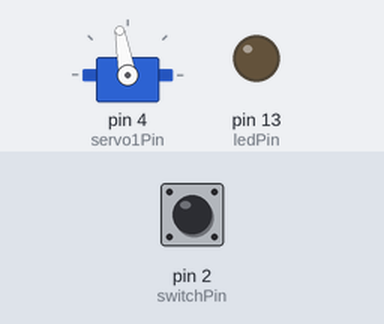
A sketch run on a simulated Arduino Uno, built with avr-gcc and run on an emulated ATmega328P. On the bench: servo, output pins drawn as LEDs (lit = HIGH). The inputs (shaded band) are chosen by the test bench; at power-on: pin 2 (switchPin) HIGH.

Above: at 4.7 s.
4.8 s: pin 2 (switchPin) pulled LOW for 0.15 s
At 7.1 s:
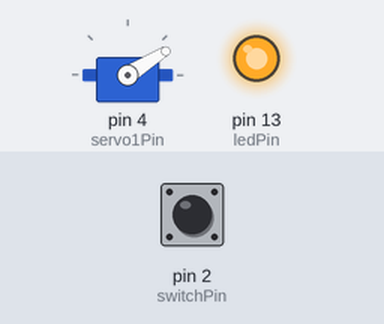
7.8 s: pin 2 (switchPin) pulled LOW for 3.2 s
At 11.7 s:
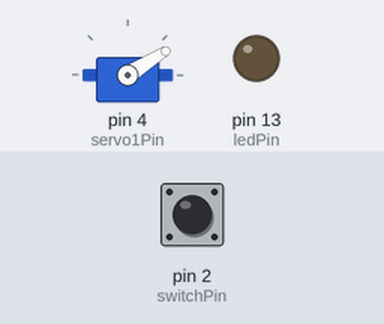
12.5 s: pin 2 (switchPin) pulled LOW for 1 s
At 13.0 s:
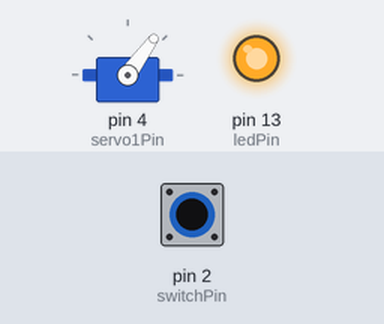
Timing chart, 0 to 21.5 s (numbered marks = the images above; inputs shaded):
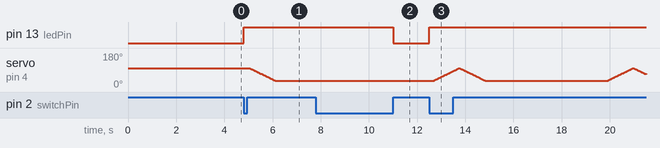

Measured:
- after the input at 4.8 s, pin 13 (ledPin): LOW → HIGH at once; servo on pin 4 (servo1Pin): moves from 100° to 32° over 1.1 s, starting after 0.25 s
- after the input at 7.8 s, pin 13 (ledPin): HIGH → LOW after 3.2 s; servo on pin 4 (servo1Pin): stays 32° (without the input it goes to 34° after 3.4 s)

The sketch:

single_pellet_rat.ino
```cpp
/*
    This program is a server for training rats.

    Author: Julian Pitney, Junzheng Wu
    Email: JulianPitney@gmail.com, jwu220@uottawa.ca
    Organization: University of Ottawa (Silasi Lab)

*/

#include <Servo.h>

// Config
const int servo1Pin = 4;
Servo servo1;

bool servo1_up_flag = false;
const int SERVO_SETTLE_DELAY = 3500;
// Lower numbers make the arm go higher
int SERVO1_UP_POS = 32;
// Higher numbers makehe arm go lower
int SERVO1_DOWN_POS = 100;
int SERVO_PULSE_DELAY = 16;
int servo1Pos = SERVO1_DOWN_POS;

const int ledPin = 13;
const int switchPin = 2;

boolean current_flag = false;
volatile byte working_flag = false;

void handleSwitchChange() {
  working_flag = current_flag;
  digitalWrite(ledPin, working_flag);
}

int zeroServos() {

  servo1.attach(servo1Pin);

  for (int i = servo1Pos; i <= SERVO1_DOWN_POS; i += 1) {
      servo1.write(i);
      delay(SERVO_PULSE_DELAY);
    }

  servo1Pos = SERVO1_DOWN_POS;

  servo1.detach();
  delay(SERVO_SETTLE_DELAY);
  return 0;

}

int lowerServo1(){

  servo1.attach(servo1Pin);

  for (int i = servo1Pos; i <= SERVO1_DOWN_POS; i += 1) {
      servo1.write(i);
      delay(SERVO_PULSE_DELAY);
    }
  delay(SERVO_SETTLE_DELAY);
  servo1Pos = SERVO1_DOWN_POS;

  servo1.detach();
  return 0;
}

int displayPellet() {

  servo1.attach(servo1Pin);

  // Lower arm to grab pellet.
  for (int i = servo1Pos; i <= SERVO1_DOWN_POS; i += 1) {
    servo1.write(i);
    delay(SERVO_PULSE_DELAY);
  }

  // Raise arm to display pellet
  for (int i = SERVO1_DOWN_POS; i >= SERVO1_UP_POS; i -= 1) {
    servo1.write(i);
    delay(SERVO_PULSE_DELAY);
  }

  servo1Pos = SERVO1_UP_POS;
  servo1_up_flag = true;
  servo1.detach();
  delay(SERVO_SETTLE_DELAY);
  return 0;
}


void setup() {
  zeroServos();
  pinMode(switchPin, INPUT_PULLUP);
  attachInterrupt(digitalPinToInterrupt(switchPin), handleSwitchChange, HIGH);

  // Set LED control pin
  pinMode(ledPin, OUTPUT);
  digitalWrite(ledPin, LOW);
  Serial.write("READY\n");
}


void test_switch(){
  while(!digitalRead(switchPin)){
    digitalWrite(ledPin, HIGH);
  }
  digitalWrite(ledPin, LOW);
}


void loop(){

  if(working_flag){ displayPellet(); current_flag = false;}
  else{ current_flag = true;}
  delay(1500);
}
```
